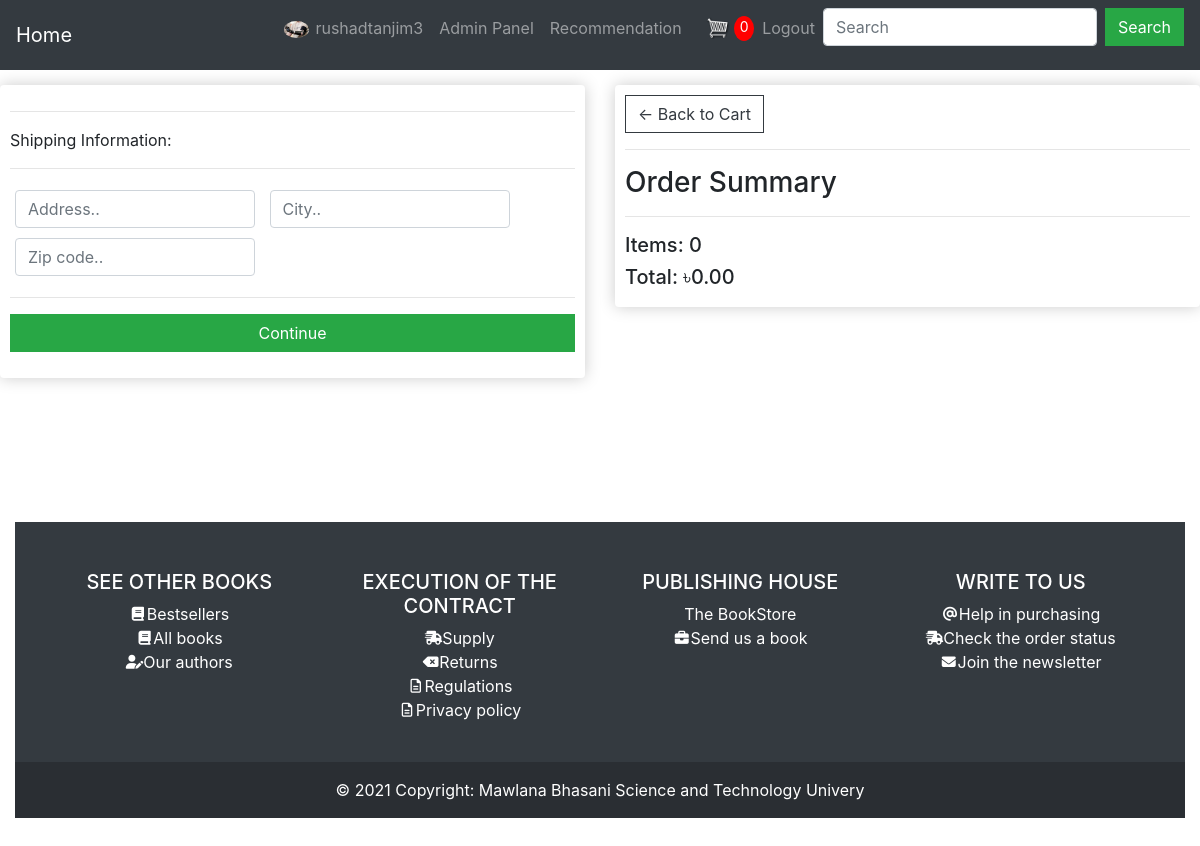
Page /profiles/checkout/ (signed in) on the earlier database version.
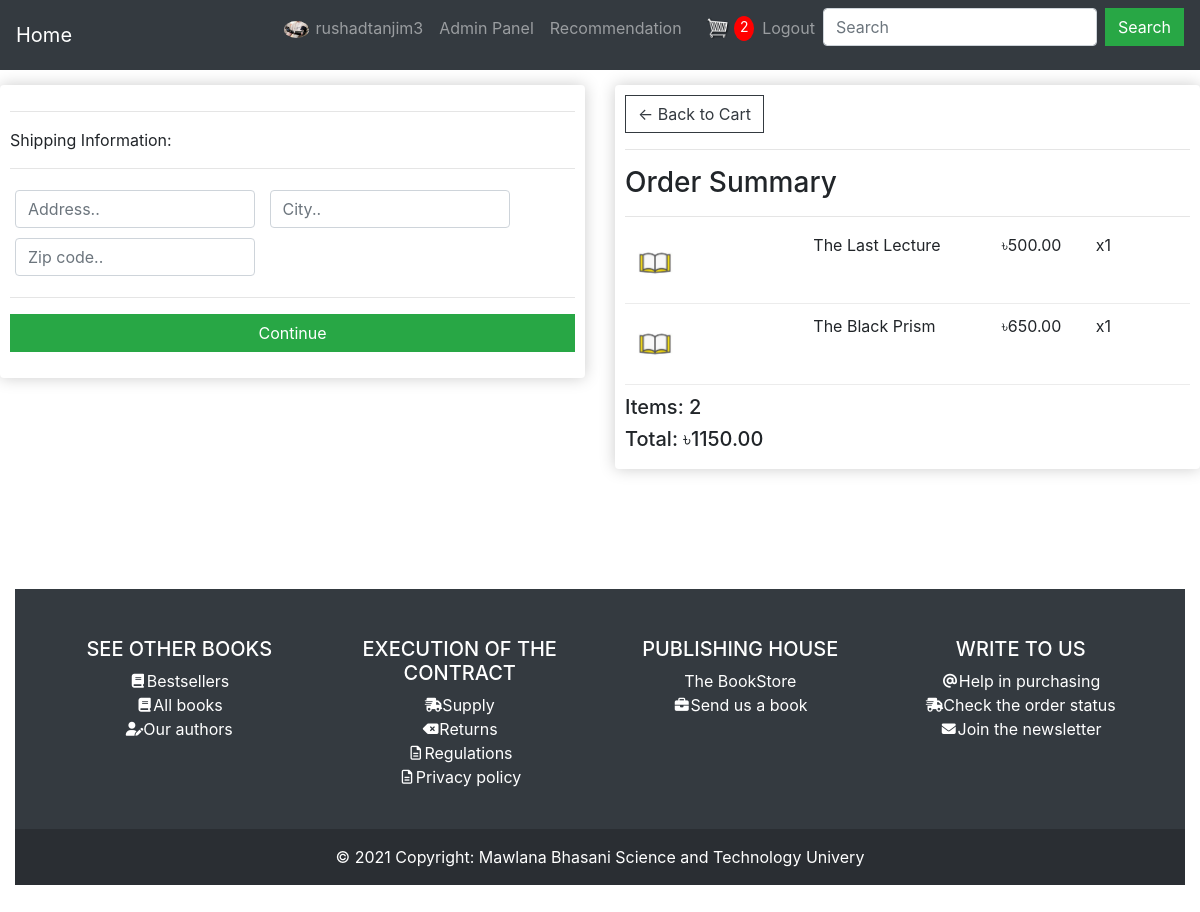
Same page on the later database version.
### profiles/models.py (models this page shows, shortened)
class Order(models.Model):
    profile = models.ForeignKey(
        Profile, on_delete=models.SET_NULL, blank=True, null=True)
    date_ordered = models.DateTimeField(auto_now_add=True)
    completed = models.BooleanField(default=False, null=True)
    transaction_id = models.CharField(max_length=200, null=True, blank=True)
    @ property
    def get_cart_total(self):
        orderitems = self.orderitem_set.all()
        total = sum([item.get_total for item in orderitems])
        return total
    @ property
    def get_cart_items(self):
        orderitems = self.orderitem_set.all()
        total = sum([item.quantity for item in orderitems])
        return total
    @property
    def shipping(self):
        shipping = False
        orderitems = self.orderitem_set.all()
        for i in orderitems:
            if i.product.digital == False:
                shipping = True
            return shipping

class OrderItem(models.Model):
    product = models.ForeignKey(
        Product, on_delete=models.SET_NULL, blank=True, null=True)
    order = models.ForeignKey(
        Order, on_delete=models.SET_NULL, blank=True, null=True)
    quantity = models.IntegerField(default=0, null=True, blank=True)
    date_added = models.DateTimeField(auto_now_add=True)
    @ property
    def get_total(self):
        total = self.product.price * self.quantity
        return total

### shop/models.py (models this page shows, shortened)
class Product(models.Model):
    BOOK_GENRES_CHOICES = [
        ('Action', 'Action and adventure'),
        ('Art', 'Art/architecture'),
        ('Alternate history', 'Alternate history'),
        ('Autobiography', 'Autobiography'),
        ('Anthology', 'Anthology'),
        ('Biography', 'Biography'),
        ('Business', 'Business/economics'),
        ('Children', 'Children'),
        ('Crafts/hobbies', 'Crafts/hobbies'),
        ('Classic', 'Classic'),
        ('Cookbook', 'Cookbook'),
        ('Comic book', 'Comic book'),
        ('Diary', 'Diary'),
        ('Dictionary', 'Dictionary'),
        ('Crime', 'Crime'),
        ('Encyclopedia', 'Encyclopedia'),
        ('Drama', 'Drama'),
        ('Fairytale', 'Fairytale'),
        ('Health', 'Health/fitness'),
        ('Fantasy', 'Fantasy'),
        ('History', 'History'),
        ('Graphic novel', 'Graphic novel'),
        ('Home and garden', 'Home and garden'),
        ('Historical fiction', 'Historical fiction'),
        ('Humor', 'Humor'),
        ('Horror', 'Horror'),
        ('Journal', 'Journal'),
        ('Mystery', 'Mystery'),
        ('Math', 'Math'),
        ('Paranormal romance', 'Paranormal romance'),
        ('Memoir', 'Memoir'),
        ('Picture book', 'Picture book'),
        ('Philosophy', 'Philosophy'),
        ('Poetry', 'Poetry'),
        ('Prayer', 'Prayer'),
        ('Political thriller', 'Political thriller'),
        ('Religion', 'Religion, spirituality, and new age'),
        ('Romance', 'Romance'),
        ('Textbook', 'Textbook'),
        ('Satire', 'Satire'),
        ('True crime', 'True crime'),
        ('Science fiction', 'Science fiction'),
        ('Review', 'Review'),
        ('Short story', 'Short story'),
        ('Science', 'Science'),
        ('Suspense', 'Suspense'),
        ('Self help', 'Self help'),
        ('Thriller', 'Thriller'),
        ('Sports and leisure', 'Sports and leisure'),
        ('Western', 'Western'),
        ('Travel', 'Travel'),
        ('Young adult', 'Young adult'),
    ]
    product_name = models.CharField(blank=True, max_length=255)
    author_name = models.CharField(blank=True, max_length=255)
    price = models.FloatField(blank=True, null=True, default=1)
    digital = models.BooleanField(default=False, null=True, blank=False)
    genres = models.CharField(
        max_length=150, choices=BOOK_GENRES_CHOICES, default='Textbook')
    quantity = models.IntegerField(blank=False, default=1)
    product_pic = models.ImageField(
        default='book-default.jpg', upload_to='product')

### profiles/views.py (the view)
# urls.py: path('checkout/', views.checkout, name='checkout'),
def checkout(request):
    if request.user.is_authenticated:
        customer = request.user.profile
        order, created = Order.objects.get_or_create(
            profile=customer, completed=False)
        items = order.orderitem_set.all()
        cartItems = order.get_cart_items
    else:
        items = []
        order = {'get_cart_total': 0, 'get_cart_items': 0, 'shipping': False}
        cartItems = order['get_cart_items']
    data = {'items': items, 'order': order, 'cartItems': cartItems}
    return render(request, 'profiles/checkout.html', data)

### profiles/templates/profiles/checkout.html (shortened to what this page needs)
{% extends 'profiles/base.html' %}
{% load static %}
{% block content %}
    <div class="row">
        <div class="col-lg-6">
            <div class="box-element" id="form-wrapper">
                <form id="form">
                    <div id="shipping-info">
                        <hr />
                        <p>Shipping Information:</p>
                        <hr />
                        <div class="form-field">
                            <input class="form-control"
                                   type="text"
                                   name="address"
                                   placeholder="Address.."/>
                        </div>
                        <div class="form-field">
                            <input class="form-control" type="text" name="city" placeholder="City.." />
                        </div>
                        <div class="form-field">
                            <input class="form-control"
                                   type="text"
                                   name="zipcode"
                                   placeholder="Zip code.."/>
                        </div>
                    </div>
                    <hr />
                    <input id="form-button"
                           class="btn btn-success btn-block"
                           type="submit"
                           value="Continue"/>
                </form>
            </div>
            <br />
        </div>
        <div class="col-lg-6">
            <div class="box-element">
                <a class="btn btn-outline-dark" href="{% url 'profiles:cart' %}">&#x2190; Back to Cart</a
                    >
                    <hr />
                    <h3>Order Summary</h3>
                    <hr />
                    {% for item in items %}
                        <div class="cart-row">
                            <div style="flex: 2">
                                <img class="row-image" src="{{ item.product.product_pic.url }}" />
                            </div>
                            <div style="flex: 2">
                                <p>{{ item.product.product_name }}</p>
                            </div>
                            <div style="flex: 1">
                                <p>&#2547;{{ item.product.price|floatformat:2 }}</p>
                            </div>
                            <div style="flex: 1">
                                <p>x{{ item.quantity }}</p>
                            </div>
                        </div>
                    {% endfor %}
                    <h5>Items: {{ order.get_cart_items }}</h5>
                    <h5>Total: &#2547;{{ order.get_cart_total|floatformat:2 }}</h5>
                </div>
            </div>
        </div>
    {% endblock content %}

### profiles/templates/profiles/base.html (shortened to what the changed rows need)
{% load static %}
{% load profiles_extras %}
<html lang="en">
    <head>
        <link rel="stylesheet"
              type="text/css"
              href="{% static 'css/bootstrap.css' %}">
        <link rel="stylesheet" href="{% static 'css/all.css' %}">
        <link rel="stylesheet" href="{% static 'css/brands.css' %}">
        <link rel="stylesheet" href="{% static 'css/solid.css' %}">
        <link rel="stylesheet" href="{% static 'css/regular.css' %}">
        <link rel="stylesheet" type="text/css" href="{% static 'css/main.css' %}">
    </head>
    <body>
        <nav class="navbar navbar-expand-lg bg-dark navbar-dark sticky-top">
            <div class="collapse navbar-collapse" id="navbarSupportedContent">
                <ul class="navbar-nav ml-auto">
                    {% if user.is_authenticated %}
                        <div class="form-inline my-2 my-lg-0">
                            <a href="{% url 'profiles:cart' %}">
                                <img id="cart-icon" src="{% static 'images/cart.png' %}">
                                <p id="cart-total">{{ cartItems }}</p>
                            </a>
                        </div>
                        <li>
                            <a class="nav-item nav-link" href="{% url 'profiles:logout' %}">Logout</a>
                        </li>
                    {% endif %}
                </ul>
            </div>
        </nav>
        {% block content %}{% endblock %}
        <br>
        <br>
        <br>
    </body>
</html>

Differences in the rows shown:
added OrderItem: product.product_pic (placeholder picture), product.product_name "The Last Lecture", product.price "500.00", quantity "1"
added OrderItem: product.product_pic (placeholder picture), product.product_name "The Black Prism", product.price "650.00", quantity "1"
computed for Order: get_cart_items "0" → "2"; get_cart_total "0.00" → "1150.00"
Other differences:
{{ cartItems }}: "0" → "2"
